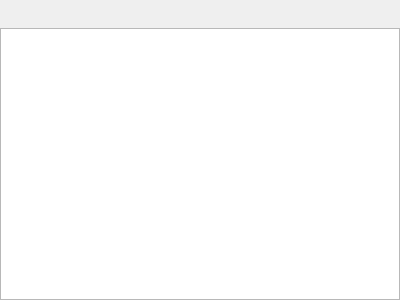
<?xml version="1.0" encoding="UTF-8"?>
<ui version="4.0">
 <class>nGanttNote</class>
 <widget class="QWidget" name="nGanttNote">
  <property name="geometry">
   <rect>
    <x>0</x>
    <y>0</y>
    <width>400</width>
    <height>300</height>
   </rect>
  </property>
  <property name="windowTitle">
   <string>Event note</string>
  </property>
  <property name="toolTip">
   <string>Event note</string>
  </property>
  <property name="statusTip">
   <string>Event note</string>
  </property>
  <property name="whatsThis">
   <string>Event note</string>
  </property>
  <widget class="QToolButton" name="Save">
   <property name="geometry">
    <rect>
     <x>0</x>
     <y>0</y>
     <width>28</width>
     <height>28</height>
    </rect>
   </property>
   <property name="toolTip">
    <string>Save note</string>
   </property>
   <property name="statusTip">
    <string>Save note</string>
   </property>
   <property name="whatsThis">
    <string>Save note</string>
   </property>
   <property name="text">
    <string/>
   </property>
   <property name="icon">
    <iconset resource="../../../Branon/Images/Branon.qrc">
     <normaloff>:/images/save.png</normaloff>:/images/save.png</iconset>
   </property>
   <property name="iconSize">
    <size>
     <width>28</width>
     <height>28</height>
    </size>
   </property>
   <property name="autoRaise">
    <bool>true</bool>
   </property>
  </widget>
  <widget class="QToolButton" name="Cancel">
   <property name="geometry">
    <rect>
     <x>28</x>
     <y>0</y>
     <width>28</width>
     <height>28</height>
    </rect>
   </property>
   <property name="toolTip">
    <string>Cancel</string>
   </property>
   <property name="statusTip">
    <string>Cancel</string>
   </property>
   <property name="whatsThis">
    <string>Cancel</string>
   </property>
   <property name="text">
    <string/>
   </property>
   <property name="icon">
    <iconset resource="../../../Branon/Images/Branon.qrc">
     <normaloff>:/images/close.png</normaloff>:/images/close.png</iconset>
   </property>
   <property name="iconSize">
    <size>
     <width>28</width>
     <height>28</height>
    </size>
   </property>
   <property name="autoRaise">
    <bool>true</bool>
   </property>
  </widget>
  <widget class="QLabel" name="Name">
   <property name="geometry">
    <rect>
     <x>56</x>
     <y>0</y>
     <width>344</width>
     <height>28</height>
    </rect>
   </property>
   <property name="toolTip">
    <string>Event</string>
   </property>
   <property name="statusTip">
    <string>Event</string>
   </property>
   <property name="whatsThis">
    <string>Event</string>
   </property>
   <property name="text">
    <string/>
   </property>
  </widget>
  <widget class="QTextEdit" name="Note">
   <property name="geometry">
    <rect>
     <x>0</x>
     <y>28</y>
     <width>400</width>
     <height>272</height>
    </rect>
   </property>
   <property name="toolTip">
    <string>Event notes</string>
   </property>
   <property name="statusTip">
    <string>Event notes</string>
   </property>
   <property name="whatsThis">
    <string>Event notes</string>
   </property>
  </widget>
 </widget>
 <resources>
  <include location="../../../Branon/Images/Branon.qrc"/>
  <include location="../../../Branon/Images/Branon.qrc"/>
  <include location="../../../Branon/Images/Branon.qrc"/>
  <include location="../../../Branon/Images/Branon.qrc"/>
  <include location="../../../Branon/Images/Branon.qrc"/>
  <include location="../../../Branon/Images/Branon.qrc"/>
  <include location="../../../Branon/Images/Branon.qrc"/>
  <include location="../../../Branon/Images/Branon.qrc"/>
  <include location="../../../Branon/Images/Branon.qrc"/>
  <include location="../../../Branon/Images/Branon.qrc"/>
  <include location="../../../Branon/Images/Branon.qrc"/>
  <include location="../../../Branon/Images/Branon.qrc"/>
  <include location="../../../Branon/Images/Branon.qrc"/>
  <include location="../../../Branon/Images/Branon.qrc"/>
  <include location="../../../Branon/Images/Branon.qrc"/>
  <include location="../../../Branon/Images/Branon.qrc"/>
  <include location="../../../Branon/Images/Branon.qrc"/>
  <include location="../../../Branon/Images/Branon.qrc"/>
  <include location="../../../Branon/Images/Branon.qrc"/>
  <include location="../../../Branon/Images/Branon.qrc"/>
  <include location="../../../Branon/Images/Branon.qrc"/>
 </resources>
 <connections>
  <connection>
   <sender>Save</sender>
   <signal>clicked()</signal>
   <receiver>nGanttNote</receiver>
   <slot>Save()</slot>
   <hints>
    <hint type="sourcelabel">
     <x>13</x>
     <y>13</y>
    </hint>
    <hint type="destinationlabel">
     <x>199</x>
     <y>149</y>
    </hint>
   </hints>
  </connection>
  <connection>
   <sender>Cancel</sender>
   <signal>clicked()</signal>
   <receiver>nGanttNote</receiver>
   <slot>Cancel()</slot>
   <hints>
    <hint type="sourcelabel">
     <x>41</x>
     <y>13</y>
    </hint>
    <hint type="destinationlabel">
     <x>199</x>
     <y>149</y>
    </hint>
   </hints>
  </connection>
 </connections>
</ui>
